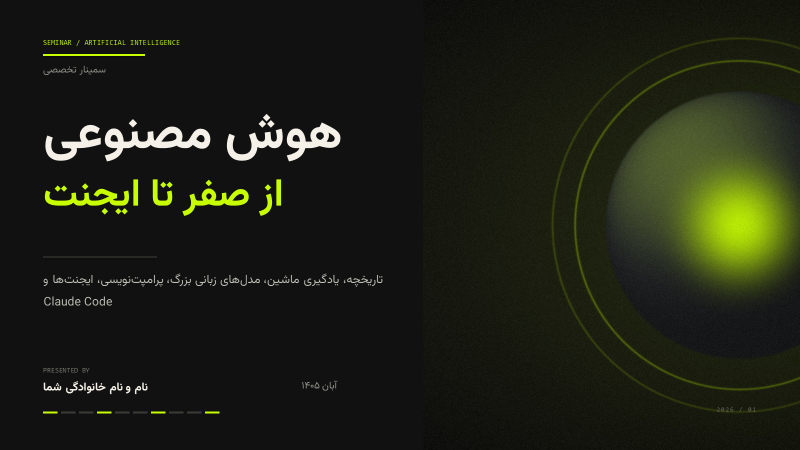
#> input picture سمینار هوش مصنوعی دانشگاه اصفهان آبان 1405/seminar edit files/assets/preview/slide-01.png, 1600 x 900 px (shown at 1/2 size); its folder holds 4 pictures in this run
$ python edgecheck.py
#> lines starting #> are read from the running program, lines starting #| are printed output that depends on the picture
# -*- coding: utf-8 -*-
"""Edge-bleed check on rendered previews (proxy for clipped layouts)."""
import os, sys, glob
sys.stdout.reconfigure(encoding="utf-8")
import numpy as np
from PIL import Image

HERE = os.path.dirname(os.path.abspath(__file__))
SRC = os.path.join(HERE, "assets", "preview")


def main():
    files = sorted(glob.glob(os.path.join(SRC, "slide-*.png")))
    rows = []
    for f in files:
        im = np.asarray(Image.open(f).convert("RGB").resize((480, 270)), dtype=np.float32)
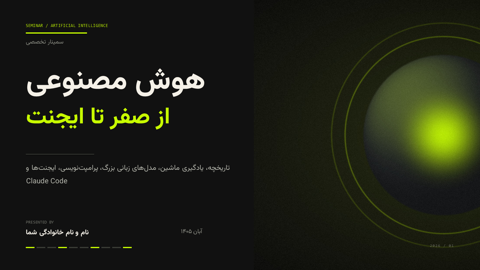
#> im: shape (270, 480, 3) float32; mean R, G, B 29.7, 32.3, 20.6
        mean = im.mean()
#> mean = 27.5
        band = 3
        edges = np.concatenate([
            im[:band].reshape(-1, 3), im[-band:].reshape(-1, 3),
            im[:, :band].reshape(-1, 3), im[:, -band:].reshape(-1, 3),
        ])
        bg = np.array([245, 241, 232], dtype=np.float32)
        dev = np.abs(edges - bg).max(axis=1)
#> dev = 4500 values, max 234 at index 260, min 199 at index 4014, mean 225.9
        frac = float((dev > 28).mean())
#> frac = 1
        rows.append((int(os.path.basename(f)[6:8]), round(mean, 0), round(frac, 3)))
#> pass 2 of the loop in main, `for f in files:`:
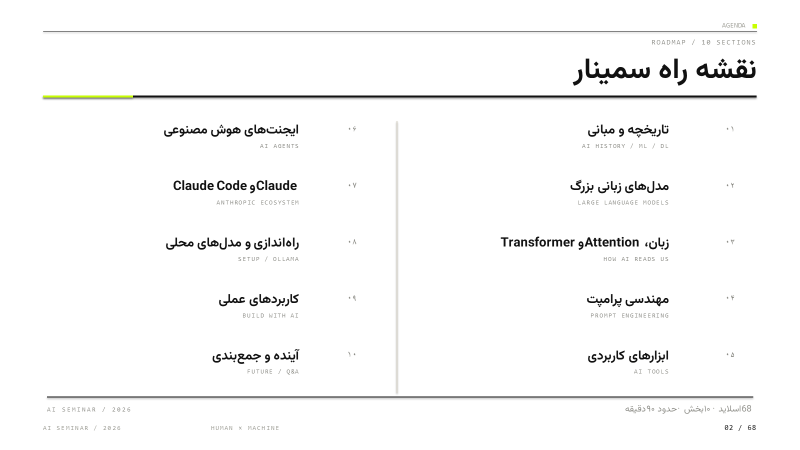
#> input picture سمینار هوش مصنوعی دانشگاه اصفهان آبان 1405/seminar edit files/assets/preview/slide-02.png, 1600 x 900 px (shown at 1/2 size)
#> in main, `im = np.asarray(Image.open(f).convert("RGB").resize((480, 270)), dtype..`:
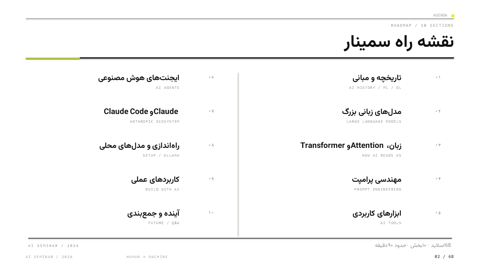
#> im: shape (270, 480, 3) float32; mean R, G, B 249.6, 249.6, 249.4
#> mean = 249.1
#> dev = 4500 values from 23 to 23
#> frac = 0
#> pass 3 of the loop in main, `for f in files:`:
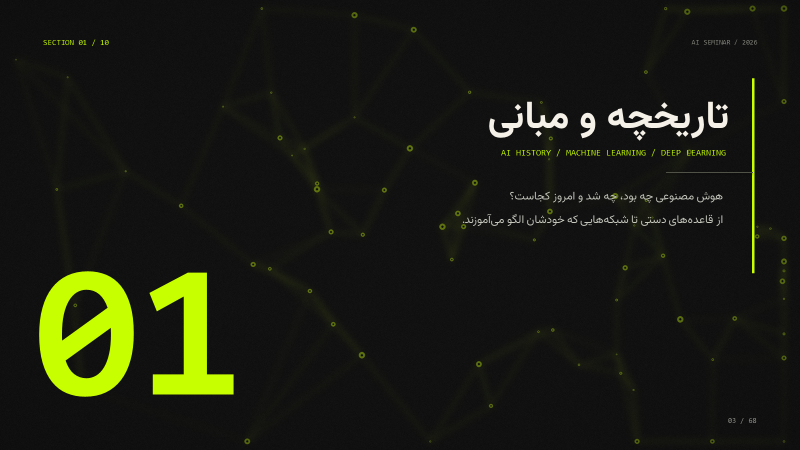
#> input picture سمینار هوش مصنوعی دانشگاه اصفهان آبان 1405/seminar edit files/assets/preview/slide-03.png, 1600 x 900 px (shown at 1/2 size)
#> in main, `im = np.asarray(Image.open(f).convert("RGB").resize((480, 270)), dtype..`:
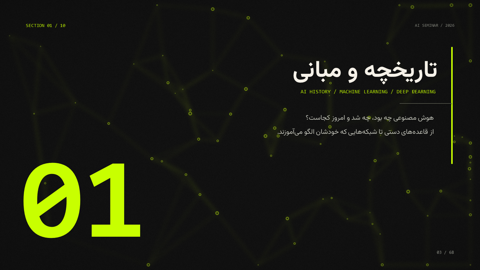
#> im: shape (270, 480, 3) float32; mean R, G, B 25.6, 27.7, 17.6
#> mean = 23.63
#> dev = 4500 values, max 232 at index 960, min 226 at index 1362, mean 229.4
#> frac = 1
#> the loop made 4 passes; the first 3 are shown
    print("slide  mean  edge-ink")
    for n, m, fr in rows:
        flag = ""
        if m > 200 and fr > 0.20:
            flag = "  <-- check (light slide with edge ink)"
        print("%5d  %5.0f  %5.3f%s" % (n, m, fr, flag))


if __name__ == "__main__":
    main()
